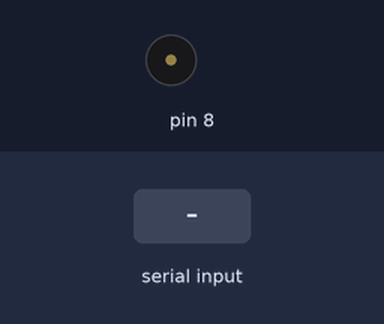
Simulated run of this sketch. Board: Arduino Uno, built with avr-gcc and run on an emulated ATmega328P. Parts: buzzer (waves = sounding). The test bench sets the inputs (shaded band).

Above: at 2.2 s.
2.3 s: "1" received over Serial
At 3.0 s:
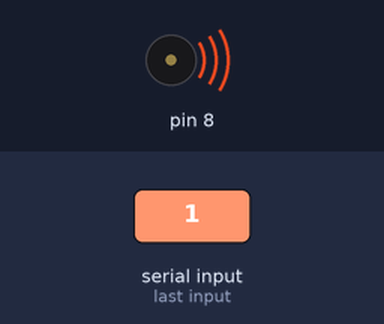
3.8 s: "0" received over Serial
At 4.2 s:
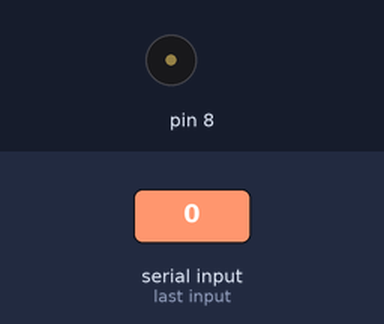
5.3 s: "2" received over Serial
At 6.5 s:
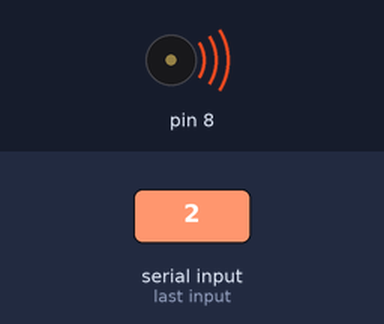
Timing chart, 0 to 8.3 s (numbered marks = the images above; inputs shaded):
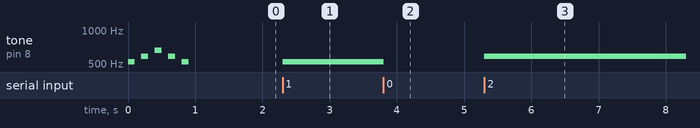

The sketch:

week05__2.ino
```cpp
//week05__2
void setup() {
  Serial.begin(9600);

  tone(8, 523, 100); delay(200);
  tone(8, 587, 100); delay(200);
  tone(8, 659, 100); delay(200);
  tone(8, 587, 100); delay(200);
  tone(8, 523, 100); delay(200);
}

char c = '0';

void loop() {
  if (Serial.available()) {
    c = Serial.read();
  }

  if (c=='0') noTone(8);
  if (c=='1') tone(8, 523, 100);
  if (c=='2') tone(8, 587, 100);
  if (c=='3') tone(8, 659, 100);
}
```

Measured:
- after the input at 2.3 s, tone on pin 8: silent → 523 Hz at once
- after the input at 3.8 s, tone on pin 8: 523 Hz → silent at once
- after the input at 5.3 s, tone on pin 8: silent → 587 Hz at once
